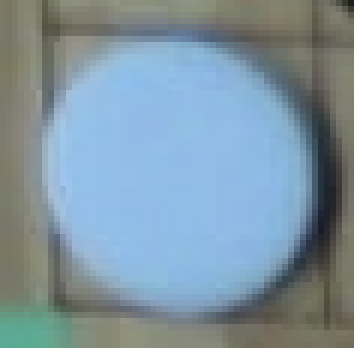
#> input picture python/opencv/hough-circle/white-fine.png, 118 x 116 px (shown 3 times larger)
$ python hough_circle.py
#> lines starting #> are read from the running program, lines starting #| are printed output that depends on the picture
import cv2
import numpy as np

def hough_circle(file_name):
    # 0 means gray scale image
#> called with file_name = 'white-fine.png'
    img = cv2.imread(file_name, 0)
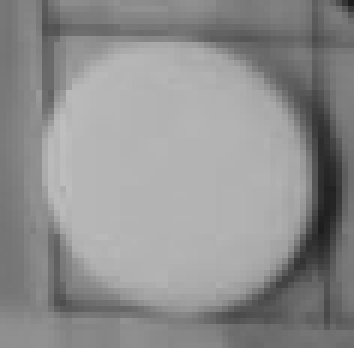
#> img: shape (116, 118) (shown 3 times larger); min 29, max 191, mean 142.7
    img = cv2.medianBlur(img,5)
    print("img.size: ", img.shape[0], img.shape[1])
#| img.size:  116 118
    cimg = cv2.cvtColor(img,cv2.COLOR_GRAY2BGR)

    circles = cv2.HoughCircles(img,cv2.HOUGH_GRADIENT,1,20,
                                param1=50,param2=30,minRadius=0,maxRadius=0)
#> circles = [[56.5, 60.5, 46.6]]

    if circles is not None:
        circles = np.uint16(np.around(circles))
#> circles = [[56, 60, 47]]
        print("len(circles): ", len(circles))
#| len(circles):  1
        for i in circles[0,:]:
            # draw the outer circle
            cv2.circle(cimg,(i[0],i[1]),i[2],(0,255,0),2)
            print(i.shape)
            print(i)
            # draw the center of the circle
            cv2.circle(cimg,(i[0],i[1]),2,(0,0,255),3)
#> this loop made 1 pass
#| (3,)
#| [56 60 47]
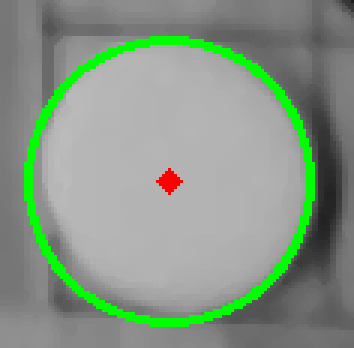
#> cimg: shape (116, 118, 3) (shown 3 times larger); mean B, G, R 133.9, 150.2, 134.7

        cv2.imshow('detected circles',cimg)
        cv2.waitKey(0)
        cv2.destroyAllWindows()
    else:
        print("no circle")

if __name__ == '__main__':
    #hough_circle('IMG-52.jpg')
    hough_circle('white-fine.png')
    #hough_circle('black-fine.png')
    #hough_circle('empty.png')

$ run again, with python/opencv/hough-circle/IMG-52.jpg saved as python/opencv/hough-circle/white-fine.png
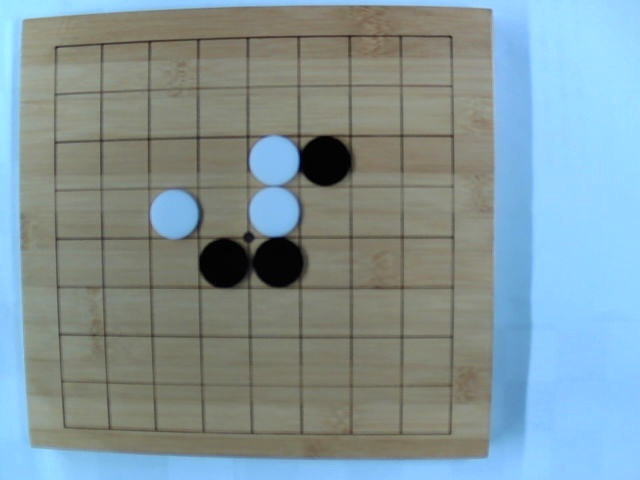
#> input picture python/opencv/hough-circle/IMG-52.jpg, 640 x 480 px
#> in hough_circle, `img = cv2.imread(file_name, 0)`:
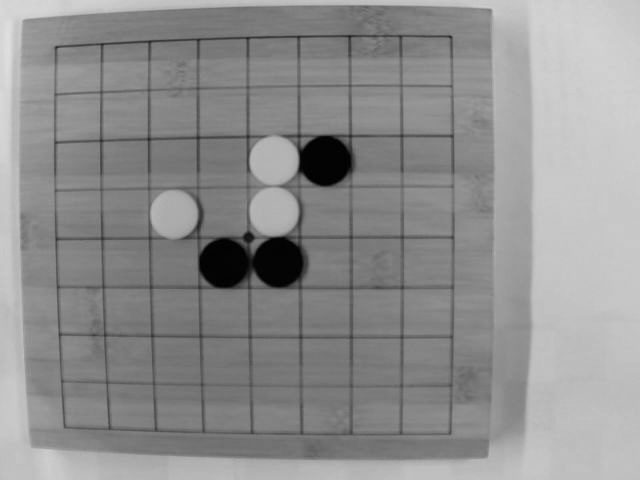
#> img: shape (480, 640); min 0, max 223, mean 143.6
#| img.size:  480 640
#> in hough_circle, `circles = cv2.HoughCircles(img,cv2.HOUGH_GRADIENT,1,20, param1=50,para..`: circles = 194 rows, first 8: [334.5, 153.5, 119.8], [178.5, 273.5, 123.6], [227.5, 175.5, 124.8], [636.5, 310.5, 389.8], [599.5, 317.5, 352.7], [558.5, 326.5, 311.4], [578.5, 320.5, 331.6], [311.5, 153.5, 115.6]
#> in hough_circle, `circles = np.uint16(np.around(circles))`: circles = 194 rows, first 8: [334, 154, 120], [178, 274, 124], [228, 176, 125], [636, 310, 390], [600, 318, 353], [558, 326, 311], [578, 320, 332], [312, 154, 116]
#| len(circles):  1
#> the loop in hough_circle, `for i in circles[0,:]:` made 194 passes
#> (printed output is left out)
#> after the loop in hough_circle, `for i in circles[0,:]:`:
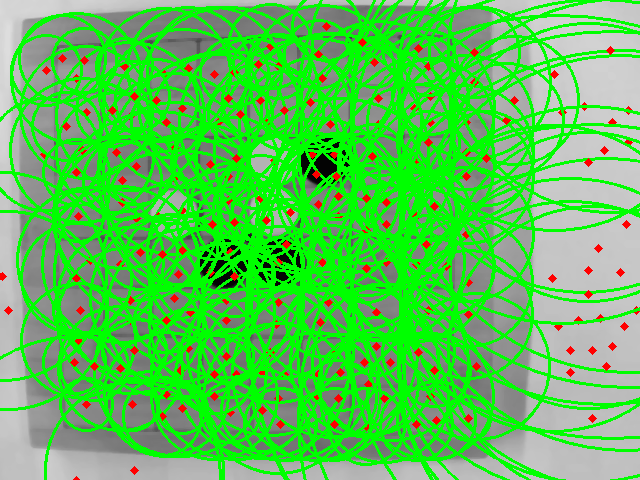
#> cimg: shape (480, 640, 3); mean B, G, R 82.1, 197.4, 87.3

$ run again, with python/opencv/hough-circle/black-fine.png copied over python/opencv/hough-circle/white-fine.png
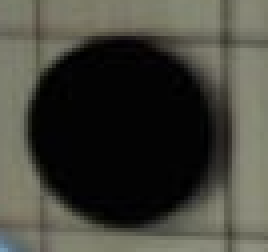
#> input picture python/opencv/hough-circle/black-fine.png, 134 x 126 px (shown 2 times larger)
#| img.size:  126 134
#> in hough_circle, `circles = cv2.HoughCircles(img,cv2.HOUGH_GRADIENT,1,20, param1=50,para..`: circles = [[61.5, 65.5, 48.1], [81.5, 61.5, 43.2]]
#> in hough_circle, `circles = np.uint16(np.around(circles))`: circles = [[62, 66, 48], [82, 62, 43]]
#| len(circles):  1
#> the loop in hough_circle, `for i in circles[0,:]:` made 2 passes
#> (printed output is left out)
#> after the loop in hough_circle, `for i in circles[0,:]:`:
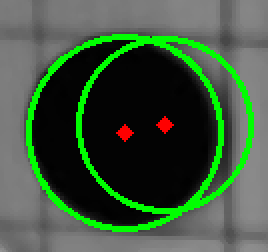
#> cimg: shape (126, 134, 3) (shown 2 times larger); mean B, G, R 61.4, 86.7, 62.6
